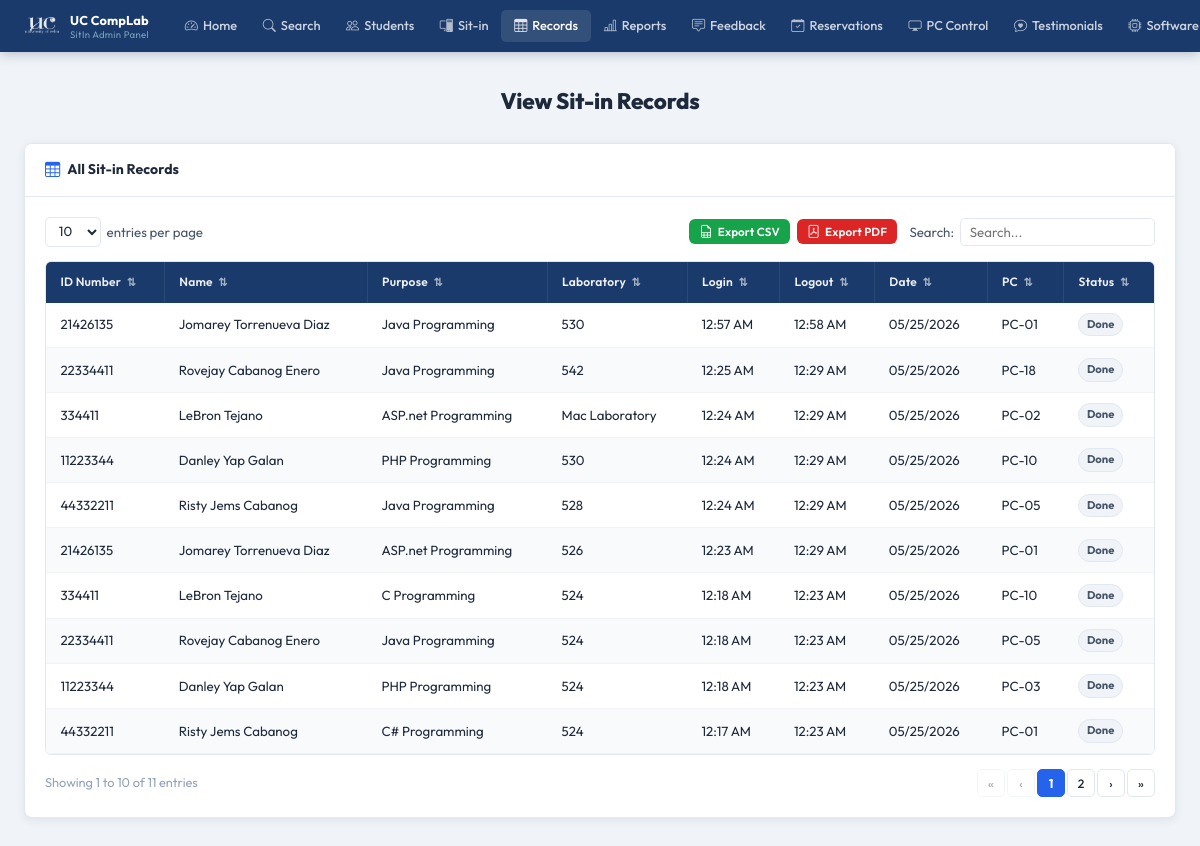
/pages/admin/view-sitin.php (signed in), run on an earlier commit of the app's database.
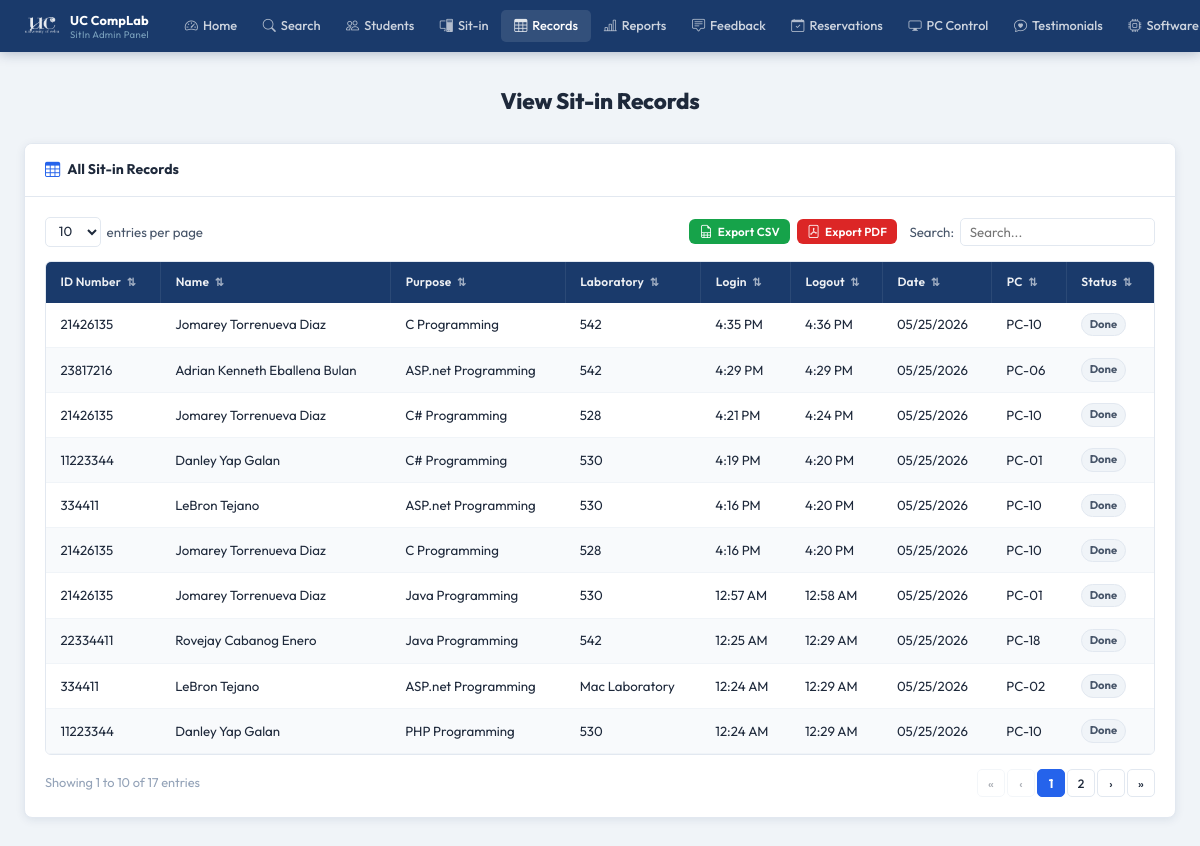
And on a later commit of the database.
### tables this page shows
CREATE TABLE sit_in_logs (
            id          INTEGER PRIMARY KEY AUTOINCREMENT,
            user_id     INTEGER NOT NULL,
            lab_room    TEXT    NOT NULL,
            purpose     TEXT,
            status      TEXT    DEFAULT 'active',
            login_time  DATETIME DEFAULT CURRENT_TIMESTAMP,
            logout_time DATETIME, pc_number INTEGER,
            FOREIGN KEY (user_id) REFERENCES users(id) ON DELETE CASCADE
        );

CREATE TABLE users (
            id                 INTEGER PRIMARY KEY AUTOINCREMENT,
            first_name         TEXT    NOT NULL,
            last_name          TEXT    NOT NULL,
            middle_name        TEXT,
            student_id         TEXT    UNIQUE NOT NULL,
            course             TEXT    NOT NULL,
            course_level       INTEGER NOT NULL,
            email              TEXT    UNIQUE NOT NULL,
            address            TEXT    NOT NULL,
            password           TEXT    NOT NULL,
            remaining_sessions INTEGER DEFAULT 30,
            created_at         DATETIME DEFAULT CURRENT_TIMESTAMP
        , profile_picture TEXT, points INTEGER DEFAULT 0);

### pages/admin/view-sitin.php (the view, shortened to what this page needs)
<?php
$base = '../../';
$db = getDB();
$records = $db->query("
    SELECT s.id, u.student_id,
           u.first_name || ' ' || COALESCE(u.middle_name || ' ', '') || u.last_name AS full_name,
           s.purpose, s.lab_room,
           s.login_time, s.logout_time,
           DATE(s.login_time) AS log_date, s.status, s.pc_number
    FROM sit_in_logs s
    JOIN users u ON u.id = s.user_id
    ORDER BY s.login_time DESC
")->fetchAll();
?>
<!DOCTYPE html>
<html lang="en">
<head>
  <link rel="stylesheet" href="<?= $base ?>assets/css/admin.css?v=<?= filemtime(__DIR__ . '/../../assets/css/admin.css') ?>"/>
  <link rel="stylesheet" href="https://cdn.jsdelivr.net/npm/bootstrap-icons@1.11.3/font/bootstrap-icons.css"/>
</head>
<body>
<?php require_once __DIR__ . '/../../includes/admin-navbar.php'; ?>
<div class="admin-page">
  <div class="admin-inner">
    <h1 class="a-page-title">View Sit-in Records</h1>
    <div class="a-card">
      <div class="a-card-header">
        <i class="bi bi-table"></i> All Sit-in Records
      </div>
      <div class="a-card-body">
        <div class="a-table-controls">
          <div class="a-entries-wrap">
            <select id="recSelect" class="a-entries-select">
              <option>10</option><option>25</option><option>50</option>
            </select>
            <span>entries per page</span>
          </div>
          <div style="display: flex; align-items: center; gap: 0.75rem; flex-wrap: wrap;">
            <div class="a-export-buttons" style="display: flex; gap: 0.4rem;">
              <button onclick="exportTableToCSV('recTable', 'sit_in_records.csv')" class="a-btn a-btn-sm a-btn-green" title="Export current records to CSV">
                <i class="bi bi-file-earmark-spreadsheet"></i> Export CSV
              </button>
              <button onclick="exportTableToPDF('recTable', 'UC CompLab — Sit-in Records', 'sit_in_records.pdf')" class="a-btn a-btn-sm a-btn-red" title="Export current records to a high-fidelity PDF">
                <i class="bi bi-file-pdf"></i> Export PDF
              </button>
            </div>
            <div class="a-search-wrap" style="margin: 0;">
              <label>Search:</label>
              <input type="text" id="recSearch" class="a-search-box" placeholder="Search..."/>
            </div>
          </div>
        </div>
        <div class="a-table-wrap">
          <table class="a-table" id="recTable">
            <thead>
              <tr>
                <th class="a-sortable" data-col="0">ID Number <span class="a-sort-icon">⇅</span></th>
                <th class="a-sortable" data-col="1">Name <span class="a-sort-icon">⇅</span></th>
                <th class="a-sortable" data-col="2">Purpose <span class="a-sort-icon">⇅</span></th>
                <th class="a-sortable" data-col="3">Laboratory <span class="a-sort-icon">⇅</span></th>
                <th class="a-sortable" data-col="4">Login <span class="a-sort-icon">⇅</span></th>
                <th class="a-sortable" data-col="5">Logout <span class="a-sort-icon">⇅</span></th>
                <th class="a-sortable" data-col="6">Date <span class="a-sort-icon">⇅</span></th>
                <th class="a-sortable" data-col="7">PC <span class="a-sort-icon">⇅</span></th>
                <th class="a-sortable" data-col="8">Status <span class="a-sort-icon">⇅</span></th>
              </tr>
            </thead>
            <tbody id="recBody">
              <?php if (empty($records)): ?>
                <tr class="a-table-empty"><td colspan="9">No records found.</td></tr>
              <?php else: ?>
                <?php foreach ($records as $r): ?>
                  <tr class="a-data-row">
                    <td><?= htmlspecialchars($r['student_id']) ?></td>
                    <td><?= htmlspecialchars($r['full_name']) ?></td>
                    <td><?= htmlspecialchars($r['purpose'] ?? '—') ?></td>
                    <td><?= htmlspecialchars($r['lab_room']) ?></td>
                    <td><?= $r['login_time']  ? date('g:i A', strtotime($r['login_time']))  : '—' ?></td>
                    <td><?= $r['logout_time'] ? date('g:i A', strtotime($r['logout_time'])) : '—' ?></td>
                    <td><?= date('m/d/Y', strtotime($r['log_date'])) ?></td>
                    <td><?= $r['pc_number'] ? 'PC-'.str_pad($r['pc_number'],2,'0',STR_PAD_LEFT) : '—' ?></td>
                    <td>
                      <?php $st = $r['logout_time'] ? 'done' : 'active'; ?>
                      <span class="a-badge badge-<?= $st ?>"><?= ucfirst($st) ?></span>
                    </td>
                  </tr>
                <?php endforeach; ?>
              <?php endif; ?>
            </tbody>
          </table>
        </div>
        <div class="a-table-footer">
          <div class="a-table-info" id="recInfo"></div>
          <div class="a-pagination" id="recPag"></div>
        </div>
      </div>
    </div>
  </div>
</div>
</body>
</html>

What changed in the data, as far as the page shows it:
no longer on this page (row unchanged): sit_in_logs: user.student_id "44332211", full_name "Risty Jems Cabanog", purpose "Java Programming", lab_room "528", login_time "12:24 AM", logout_time "12:29 AM", log_date "05/25/2026", pc_number "05", logout_time "Done"
no longer on this page (row unchanged): sit_in_logs: user.student_id "21426135", full_name "Jomarey Torrenueva Diaz", purpose "ASP.net Programming", lab_room "526", login_time "12:23 AM", logout_time "12:29 AM", log_date "05/25/2026", pc_number "01", logout_time "Done"
no longer on this page (row unchanged): sit_in_logs: user.student_id "334411", full_name "LeBron Tejano", purpose "C Programming", lab_room "524", login_time "12:18 AM", logout_time "12:23 AM", log_date "05/25/2026", pc_number "10", logout_time "Done"
no longer on this page (row unchanged): sit_in_logs: user.student_id "22334411", full_name "Rovejay Cabanog Enero", purpose "Java Programming", lab_room "524", login_time "12:18 AM", logout_time "12:23 AM", log_date "05/25/2026", pc_number "05", logout_time "Done"
no longer on this page (row unchanged): sit_in_logs: user.student_id "11223344", full_name "Danley Yap Galan", purpose "PHP Programming", lab_room "524", login_time "12:18 AM", logout_time "12:23 AM", log_date "05/25/2026", pc_number "03", logout_time "Done"
no longer on this page (row unchanged): sit_in_logs: user.student_id "44332211", full_name "Risty Jems Cabanog", purpose "C# Programming", lab_room "524", login_time "12:17 AM", logout_time "12:23 AM", log_date "05/25/2026", pc_number "01", logout_time "Done"
added sit_in_logs: user.student_id "21426135", full_name "Jomarey Torrenueva Diaz", purpose "C Programming", lab_room "542", login_time "4:35 PM", logout_time "4:36 PM", log_date "05/25/2026", pc_number "10", logout_time "Done"
added sit_in_logs: user.student_id "23817216", full_name "Adrian Kenneth Eballena Bulan", purpose "ASP.net Programming", lab_room "542", login_time "4:29 PM", logout_time "4:29 PM", log_date "05/25/2026", pc_number "06", logout_time "Done"
added sit_in_logs: user.student_id "21426135", full_name "Jomarey Torrenueva Diaz", purpose "C# Programming", lab_room "528", login_time "4:21 PM", logout_time "4:24 PM", log_date "05/25/2026", pc_number "10", logout_time "Done"
added sit_in_logs: user.student_id "11223344", full_name "Danley Yap Galan", purpose "C# Programming", lab_room "530", login_time "4:19 PM", logout_time "4:20 PM", log_date "05/25/2026", pc_number "01", logout_time "Done"
added sit_in_logs: user.student_id "334411", full_name "LeBron Tejano", purpose "ASP.net Programming", lab_room "530", login_time "4:16 PM", logout_time "4:20 PM", log_date "05/25/2026", pc_number "10", logout_time "Done"
added sit_in_logs: user.student_id "21426135", full_name "Jomarey Torrenueva Diaz", purpose "C Programming", lab_room "528", login_time "4:16 PM", logout_time "4:20 PM", log_date "05/25/2026", pc_number "10", logout_time "Done"
Also different on the page:
text written by a page script: "Showing 1 to 10 of 11 entries" → "Showing 1 to 10 of 17 entries"
